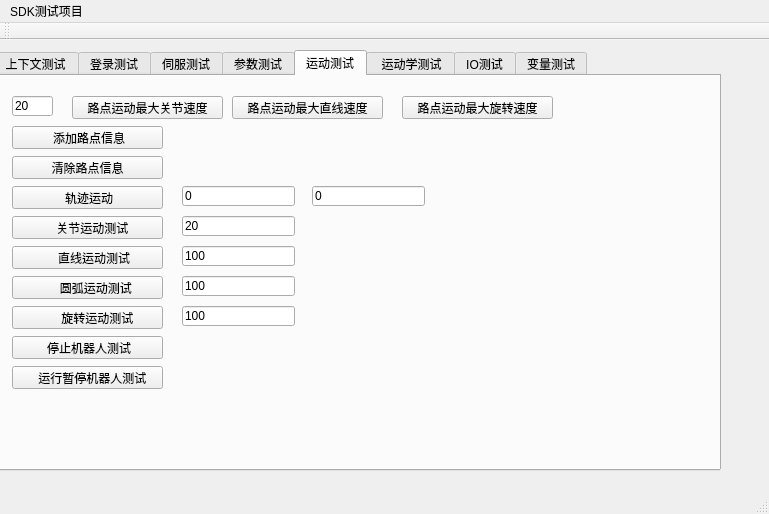
<?xml version="1.0" encoding="UTF-8"?>
<ui version="4.0">
 <class>MainWindow</class>
 <widget class="QMainWindow" name="MainWindow">
  <property name="geometry">
   <rect>
    <x>0</x>
    <y>0</y>
    <width>769</width>
    <height>514</height>
   </rect>
  </property>
  <property name="windowTitle">
   <string>MainWindow</string>
  </property>
  <widget class="QWidget" name="centralWidget">
   <widget class="QTabWidget" name="tabWidget">
    <property name="geometry">
     <rect>
      <x>-10</x>
      <y>10</y>
      <width>731</width>
      <height>421</height>
     </rect>
    </property>
    <property name="currentIndex">
     <number>4</number>
    </property>
    <widget class="QWidget" name="tab">
     <attribute name="title">
      <string> 上下文测试</string>
     </attribute>
     <widget class="QPushButton" name="pushButton">
      <property name="geometry">
       <rect>
        <x>20</x>
        <y>40</y>
        <width>111</width>
        <height>23</height>
       </rect>
      </property>
      <property name="text">
       <string>初始化上下文测试</string>
      </property>
     </widget>
    </widget>
    <widget class="QWidget" name="tab_2">
     <attribute name="title">
      <string>登录测试</string>
     </attribute>
     <widget class="QPushButton" name="loginTestButton">
      <property name="geometry">
       <rect>
        <x>30</x>
        <y>40</y>
        <width>111</width>
        <height>23</height>
       </rect>
      </property>
      <property name="text">
       <string>登录功能测试</string>
      </property>
     </widget>
    </widget>
    <widget class="QWidget" name="tab_3">
     <attribute name="title">
      <string>伺服测试</string>
     </attribute>
     <widget class="QPushButton" name="loginTestButton_2">
      <property name="geometry">
       <rect>
        <x>30</x>
        <y>20</y>
        <width>141</width>
        <height>23</height>
       </rect>
      </property>
      <property name="text">
       <string>获取机械臂伺服状态测试</string>
      </property>
     </widget>
     <widget class="QPushButton" name="ServoStatusTest">
      <property name="geometry">
       <rect>
        <x>30</x>
        <y>50</y>
        <width>161</width>
        <height>23</height>
       </rect>
      </property>
      <property name="text">
       <string>获取机械臂上下电状态测试</string>
      </property>
     </widget>
    </widget>
    <widget class="QWidget" name="tab_4">
     <attribute name="title">
      <string>参数测试</string>
     </attribute>
     <widget class="QPushButton" name="robotStatus">
      <property name="geometry">
       <rect>
        <x>20</x>
        <y>30</y>
        <width>121</width>
        <height>23</height>
       </rect>
      </property>
      <property name="text">
       <string>获取机器人状态测试</string>
      </property>
     </widget>
     <widget class="QPushButton" name="getCurrentEncode">
      <property name="geometry">
       <rect>
        <x>20</x>
        <y>270</y>
        <width>191</width>
        <height>23</height>
       </rect>
      </property>
      <property name="text">
       <string>获取机器人当前编码器值列表测试</string>
      </property>
     </widget>
     <widget class="QPushButton" name="getCycleMode">
      <property name="geometry">
       <rect>
        <x>20</x>
        <y>210</y>
        <width>161</width>
        <height>23</height>
       </rect>
      </property>
      <property name="text">
       <string>获取机器人循环模式测试</string>
      </property>
     </widget>
     <widget class="QPushButton" name="getRobotTorques">
      <property name="geometry">
       <rect>
        <x>20</x>
        <y>330</y>
        <width>191</width>
        <height>23</height>
       </rect>
      </property>
      <property name="text">
       <string>获取机器人当前力矩信息测试</string>
      </property>
     </widget>
     <widget class="QPushButton" name="getToolNum">
      <property name="geometry">
       <rect>
        <x>20</x>
        <y>300</y>
        <width>191</width>
        <height>23</height>
       </rect>
      </property>
      <property name="text">
       <string>获取机器人当前工具号测试</string>
      </property>
     </widget>
     <widget class="QPushButton" name="getRobotPos">
      <property name="geometry">
       <rect>
        <x>20</x>
        <y>90</y>
        <width>161</width>
        <height>23</height>
       </rect>
      </property>
      <property name="text">
       <string>获取机器人当前位置测试</string>
      </property>
     </widget>
     <widget class="QPushButton" name="getRobotPose">
      <property name="geometry">
       <rect>
        <x>20</x>
        <y>120</y>
        <width>161</width>
        <height>23</height>
       </rect>
      </property>
      <property name="text">
       <string>获取机器人当前位姿测试</string>
      </property>
     </widget>
     <widget class="QPushButton" name="getMotorSpeed">
      <property name="geometry">
       <rect>
        <x>20</x>
        <y>150</y>
        <width>161</width>
        <height>23</height>
       </rect>
      </property>
      <property name="text">
       <string>获取机器人马达速度测试</string>
      </property>
     </widget>
     <widget class="QPushButton" name="getCurrentCoord">
      <property name="geometry">
       <rect>
        <x>20</x>
        <y>180</y>
        <width>161</width>
        <height>23</height>
       </rect>
      </property>
      <property name="text">
       <string>获取机器人当前坐标系测试</string>
      </property>
     </widget>
     <widget class="QPushButton" name="getCurrentJobLine">
      <property name="geometry">
       <rect>
        <x>20</x>
        <y>240</y>
        <width>191</width>
        <height>23</height>
       </rect>
      </property>
      <property name="text">
       <string>获取机器人当前作业运行号测试</string>
      </property>
     </widget>
     <widget class="QPushButton" name="getRobotMode">
      <property name="geometry">
       <rect>
        <x>20</x>
        <y>60</y>
        <width>121</width>
        <height>23</height>
       </rect>
      </property>
      <property name="text">
       <string>获取机器人模式测试</string>
      </property>
     </widget>
    </widget>
    <widget class="QWidget" name="tab_5">
     <attribute name="title">
      <string>运动测试</string>
     </attribute>
     <widget class="QPushButton" name="wayPointMaxJointSpeed">
      <property name="geometry">
       <rect>
        <x>80</x>
        <y>20</y>
        <width>151</width>
        <height>23</height>
       </rect>
      </property>
      <property name="text">
       <string>路点运动最大关节速度</string>
      </property>
     </widget>
     <widget class="QLineEdit" name="wayPointMaxJointSpeedText">
      <property name="geometry">
       <rect>
        <x>20</x>
        <y>20</y>
        <width>41</width>
        <height>20</height>
       </rect>
      </property>
      <property name="text">
       <string>20</string>
      </property>
     </widget>
     <widget class="QPushButton" name="addWayPoint">
      <property name="geometry">
       <rect>
        <x>20</x>
        <y>50</y>
        <width>151</width>
        <height>23</height>
       </rect>
      </property>
      <property name="text">
       <string> 添加路点信息</string>
      </property>
     </widget>
     <widget class="QPushButton" name="clearWayPoint">
      <property name="geometry">
       <rect>
        <x>20</x>
        <y>80</y>
        <width>151</width>
        <height>23</height>
       </rect>
      </property>
      <property name="text">
       <string>清除路点信息</string>
      </property>
     </widget>
     <widget class="QPushButton" name="trackMove">
      <property name="geometry">
       <rect>
        <x>20</x>
        <y>110</y>
        <width>151</width>
        <height>23</height>
       </rect>
      </property>
      <property name="text">
       <string> 轨迹运动</string>
      </property>
     </widget>
     <widget class="QLineEdit" name="moveTypeText">
      <property name="geometry">
       <rect>
        <x>190</x>
        <y>110</y>
        <width>113</width>
        <height>20</height>
       </rect>
      </property>
      <property name="text">
       <string>0</string>
      </property>
     </widget>
     <widget class="QLineEdit" name="plValueText">
      <property name="geometry">
       <rect>
        <x>320</x>
        <y>110</y>
        <width>113</width>
        <height>20</height>
       </rect>
      </property>
      <property name="text">
       <string>0</string>
      </property>
     </widget>
     <widget class="QPushButton" name="jointMove">
      <property name="geometry">
       <rect>
        <x>20</x>
        <y>140</y>
        <width>151</width>
        <height>23</height>
       </rect>
      </property>
      <property name="text">
       <string>   关节运动测试</string>
      </property>
     </widget>
     <widget class="QLineEdit" name="jonitMoveSpeedValue">
      <property name="geometry">
       <rect>
        <x>190</x>
        <y>140</y>
        <width>113</width>
        <height>20</height>
       </rect>
      </property>
      <property name="text">
       <string>20</string>
      </property>
     </widget>
     <widget class="QPushButton" name="lineMove">
      <property name="geometry">
       <rect>
        <x>20</x>
        <y>170</y>
        <width>151</width>
        <height>23</height>
       </rect>
      </property>
      <property name="text">
       <string>    直线运动测试</string>
      </property>
     </widget>
     <widget class="QLineEdit" name="lineMoveSpeedValue">
      <property name="geometry">
       <rect>
        <x>190</x>
        <y>170</y>
        <width>113</width>
        <height>20</height>
       </rect>
      </property>
      <property name="text">
       <string>100</string>
      </property>
     </widget>
     <widget class="QPushButton" name="arcMove">
      <property name="geometry">
       <rect>
        <x>20</x>
        <y>200</y>
        <width>151</width>
        <height>23</height>
       </rect>
      </property>
      <property name="text">
       <string>     圆弧运动测试</string>
      </property>
     </widget>
     <widget class="QLineEdit" name="arcMoveSpeedValue">
      <property name="geometry">
       <rect>
        <x>190</x>
        <y>200</y>
        <width>113</width>
        <height>20</height>
       </rect>
      </property>
      <property name="text">
       <string>100</string>
      </property>
     </widget>
     <widget class="QPushButton" name="rotateMove">
      <property name="geometry">
       <rect>
        <x>20</x>
        <y>230</y>
        <width>151</width>
        <height>23</height>
       </rect>
      </property>
      <property name="text">
       <string>      旋转运动测试</string>
      </property>
     </widget>
     <widget class="QLineEdit" name="rotateMoveSpeedValue">
      <property name="geometry">
       <rect>
        <x>190</x>
        <y>230</y>
        <width>113</width>
        <height>20</height>
       </rect>
      </property>
      <property name="text">
       <string>100</string>
      </property>
     </widget>
     <widget class="QPushButton" name="wayPointMaxLineSpeed">
      <property name="geometry">
       <rect>
        <x>240</x>
        <y>20</y>
        <width>151</width>
        <height>23</height>
       </rect>
      </property>
      <property name="text">
       <string>路点运动最大直线速度</string>
      </property>
     </widget>
     <widget class="QPushButton" name="wayPointMaxLineSpeed_2">
      <property name="geometry">
       <rect>
        <x>410</x>
        <y>20</y>
        <width>151</width>
        <height>23</height>
       </rect>
      </property>
      <property name="text">
       <string>路点运动最大旋转速度</string>
      </property>
     </widget>
     <widget class="QPushButton" name="stopRobot">
      <property name="geometry">
       <rect>
        <x>20</x>
        <y>260</y>
        <width>151</width>
        <height>23</height>
       </rect>
      </property>
      <property name="text">
       <string> 停止机器人测试</string>
      </property>
     </widget>
     <widget class="QPushButton" name="runRobot">
      <property name="geometry">
       <rect>
        <x>20</x>
        <y>290</y>
        <width>151</width>
        <height>23</height>
       </rect>
      </property>
      <property name="text">
       <string>   运行暂停机器人测试</string>
      </property>
     </widget>
    </widget>
    <widget class="QWidget" name="tab_6">
     <attribute name="title">
      <string> 运动学测试</string>
     </attribute>
     <widget class="QPushButton" name="inverseKinematic">
      <property name="geometry">
       <rect>
        <x>20</x>
        <y>20</y>
        <width>101</width>
        <height>23</height>
       </rect>
      </property>
      <property name="text">
       <string>逆解函数测试</string>
      </property>
     </widget>
     <widget class="QPushButton" name="positiveKinematic">
      <property name="geometry">
       <rect>
        <x>20</x>
        <y>50</y>
        <width>101</width>
        <height>23</height>
       </rect>
      </property>
      <property name="text">
       <string>正解函数测试</string>
      </property>
     </widget>
     <widget class="QLineEdit" name="userNumValue">
      <property name="geometry">
       <rect>
        <x>180</x>
        <y>80</y>
        <width>113</width>
        <height>20</height>
       </rect>
      </property>
      <property name="text">
       <string>7</string>
      </property>
     </widget>
     <widget class="QPushButton" name="conventUserBase">
      <property name="geometry">
       <rect>
        <x>20</x>
        <y>80</y>
        <width>151</width>
        <height>23</height>
       </rect>
      </property>
      <property name="text">
       <string> 用户坐标-基坐标变换测试</string>
      </property>
     </widget>
    </widget>
    <widget class="QWidget" name="tab_7">
     <attribute name="title">
      <string>IO测试</string>
     </attribute>
     <widget class="QPushButton" name="digitalInOutput">
      <property name="geometry">
       <rect>
        <x>30</x>
        <y>20</y>
        <width>121</width>
        <height>23</height>
       </rect>
      </property>
      <property name="text">
       <string> 数字输入输出测试</string>
      </property>
     </widget>
     <widget class="QPushButton" name="virtualInput">
      <property name="geometry">
       <rect>
        <x>30</x>
        <y>50</y>
        <width>121</width>
        <height>23</height>
       </rect>
      </property>
      <property name="text">
       <string>  获取虚拟输入测试</string>
      </property>
     </widget>
     <widget class="QPushButton" name="virtualOutput">
      <property name="geometry">
       <rect>
        <x>30</x>
        <y>80</y>
        <width>121</width>
        <height>23</height>
       </rect>
      </property>
      <property name="text">
       <string>  虚拟输出测试</string>
      </property>
     </widget>
    </widget>
    <widget class="QWidget" name="tab_8">
     <attribute name="title">
      <string>变量测试</string>
     </attribute>
     <widget class="QPushButton" name="bVarValue">
      <property name="geometry">
       <rect>
        <x>40</x>
        <y>10</y>
        <width>75</width>
        <height>23</height>
       </rect>
      </property>
      <property name="text">
       <string>B变量测试</string>
      </property>
     </widget>
     <widget class="QPushButton" name="iVarValue">
      <property name="geometry">
       <rect>
        <x>40</x>
        <y>40</y>
        <width>75</width>
        <height>23</height>
       </rect>
      </property>
      <property name="text">
       <string>I变量测试</string>
      </property>
     </widget>
     <widget class="QPushButton" name="dVarValue">
      <property name="geometry">
       <rect>
        <x>40</x>
        <y>70</y>
        <width>75</width>
        <height>23</height>
       </rect>
      </property>
      <property name="text">
       <string>D变量测试</string>
      </property>
     </widget>
    </widget>
   </widget>
  </widget>
  <widget class="QMenuBar" name="menuBar">
   <property name="geometry">
    <rect>
     <x>0</x>
     <y>0</y>
     <width>769</width>
     <height>23</height>
    </rect>
   </property>
   <widget class="QMenu" name="menuSDK">
    <property name="title">
     <string>SDK测试项目</string>
    </property>
   </widget>
   <addaction name="menuSDK"/>
  </widget>
  <widget class="QToolBar" name="mainToolBar">
   <attribute name="toolBarArea">
    <enum>TopToolBarArea</enum>
   </attribute>
   <attribute name="toolBarBreak">
    <bool>false</bool>
   </attribute>
  </widget>
  <widget class="QStatusBar" name="statusBar"/>
 </widget>
 <layoutdefault spacing="6" margin="11"/>
 <resources/>
 <connections/>
</ui>
